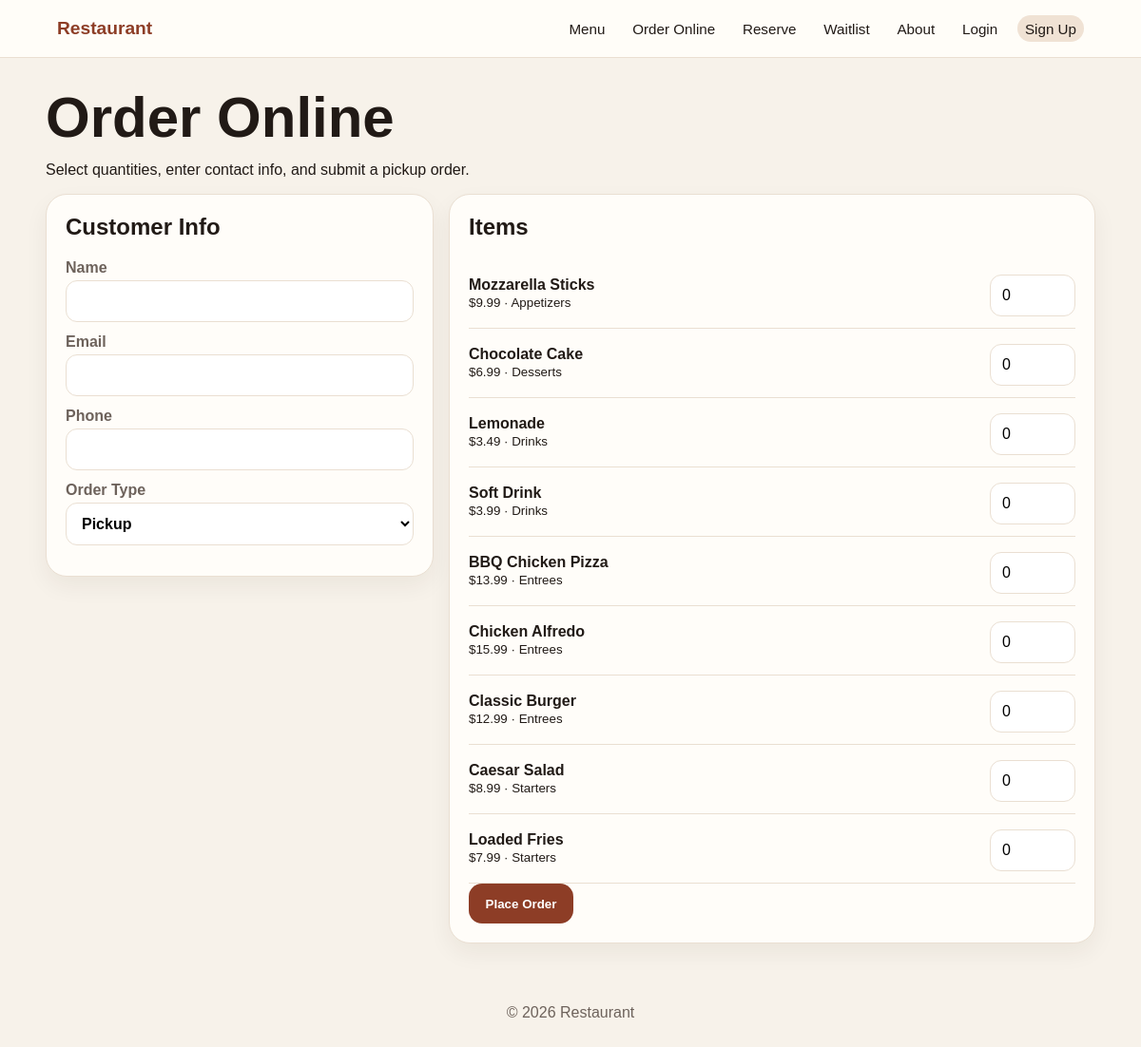
/order, run on the app's committed database.
### tables this page shows
CREATE TABLE menu_items (
        id INTEGER PRIMARY KEY AUTOINCREMENT,
        name TEXT NOT NULL,
        description TEXT NOT NULL,
        price REAL NOT NULL CHECK(price >= 0),
        category TEXT NOT NULL,
        is_popular INTEGER NOT NULL DEFAULT 0,
        is_available INTEGER NOT NULL DEFAULT 1,
        created_at TEXT NOT NULL
    );

### app.py (the view, shortened to what this page needs)
@app.route("/order", methods=["GET", "POST"])
def order():
    user = current_user()
    items = query_all("SELECT * FROM menu_items WHERE is_available=1 ORDER BY category, name")
    return render_template("order.html", items=items, user=user)

### app.py (called while the page is built, shortened)
def get_db() -> sqlite3.Connection:
    if "db" not in g:
        DATABASE.parent.mkdir(exist_ok=True)
        g.db = sqlite3.connect(DATABASE)
        g.db.row_factory = sqlite3.Row
        g.db.execute("PRAGMA foreign_keys = ON")
    return g.db

def query_one(sql: str, args: tuple = ()) -> Optional[sqlite3.Row]:
    return get_db().execute(sql, args).fetchone()

def query_all(sql: str, args: tuple = ()) -> list[sqlite3.Row]:
    return get_db().execute(sql, args).fetchall()

def seed_data():
    db = get_db()
    now = datetime.now().isoformat(timespec="seconds")
    if not query_one("SELECT id FROM users WHERE email = ?", (ADMIN_EMAIL,)):
        db.execute(
            "INSERT INTO users (name, email, password_hash, role, email_confirmed, created_at) VALUES (?, ?, ?, 'admin', 1, ?)",
            ("Admin User", ADMIN_EMAIL, generate_password_hash(ADMIN_PASSWORD), now),
        )
    if query_one("SELECT COUNT(*) AS c FROM dining_tables")["c"] == 0:
        tables = [("T1", 2), ("T2", 2), ("T3", 4), ("T4", 4), ("T5", 6), ("T6", 8)]
        db.executemany("INSERT INTO dining_tables (label, capacity) VALUES (?, ?)", tables)
    db.commit()

def current_user():
    user_id = session.get("user_id")
    if not user_id:
        return None
    return query_one("SELECT * FROM users WHERE id = ?", (user_id,))

@app.context_processor
def inject_globals():
    return {"current_user": current_user(), "year": datetime.now().year}

@app.before_request
def ensure_db_ready():
    init_db(reset=False)

### templates/order.html (shortened to what this page needs)
{% extends 'base.html' %}
{% block content %}
<div class="page-head"><h1>Order Online</h1><p>Select quantities, enter contact info, and submit a pickup order.</p></div>
<form method="post" class="order-layout">
  <section class="card">
    <h2>Customer Info</h2>
    <label>Name <input name="name" value="{{ user.name if user else '' }}" required></label>
    <label>Email <input type="email" name="email" value="{{ user.email if user else '' }}" required></label>
    <label>Phone <input name="phone" required></label>
    <label>Order Type
      <select name="order_type"><option value="pickup">Pickup</option><option value="dine-in">Dine-in</option></select>
    </label>
  </section>
  <section class="card">
    <h2>Items</h2>
    {% for item in items %}
      <div class="order-row">
        <div><strong>{{ item.name }}</strong><br><small>${{ '%.2f'|format(item.price) }} · {{ item.category }}</small></div>
        <input type="number" name="qty_{{ item.id }}" value="0" min="0" max="20">
      </div>
    {% endfor %}
    <button class="button" type="submit">Place Order</button>
  </section>
</form>
{% endblock %}

### static/css/style.css (style rules this page uses)
:root { --bg:#f7f2ea; --panel:#fffdf9; --text:#211a16; --muted:#6d625b; --line:#eadfd2; --accent:#8d3d26; --accent2:#254a35; --danger:#b42318; }
* { box-sizing: border-box; }
body { margin:0; font-family: Arial, Helvetica, sans-serif; background:var(--bg); color:var(--text); }
h1 { font-size:clamp(2rem, 5vw, 4rem); line-height:1.02; margin:.3rem 0 1rem; }
h2 { margin-top:0; }
.button, button.button { display:inline-block; border:0; cursor:pointer; background:var(--accent); color:white; padding:.85rem 1.1rem; border-radius:14px; font-weight:700; }
.card, .form-card, .stats-card { background:var(--panel); border:1px solid var(--line); border-radius:22px; padding:1.25rem; box-shadow:0 10px 24px rgba(50,30,10,.06); }
form label { display:block; margin:.75rem 0; color:var(--muted); font-weight:700; }
input, select, textarea { width:100%; margin-top:.25rem; padding:.75rem; border:1px solid var(--line); border-radius:12px; background:white; font:inherit; }
.order-layout { display:grid; grid-template-columns:.75fr 1.25fr; gap:1rem; align-items:start; }
.order-row, .list-row { display:flex; justify-content:space-between; gap:1rem; align-items:center; padding:.75rem 0; border-bottom:1px solid var(--line); }
.order-row input { width:90px; }

### data on the page
menu_items: name "Mozzarella Sticks", price "9.99", category "Appetizers"
menu_items: name "Chocolate Cake", price "6.99", category "Desserts"
menu_items: name "Lemonade", price "3.49", category "Drinks"
menu_items: name "Soft Drink", price "3.99", category "Drinks"
menu_items: name "BBQ Chicken Pizza", price "13.99", category "Entrees"
menu_items: name "Chicken Alfredo", price "15.99", category "Entrees"
menu_items: name "Classic Burger", price "12.99", category "Entrees"
menu_items: name "Caesar Salad", price "8.99", category "Starters"
menu_items: name "Loaded Fries", price "7.99", category "Starters"
